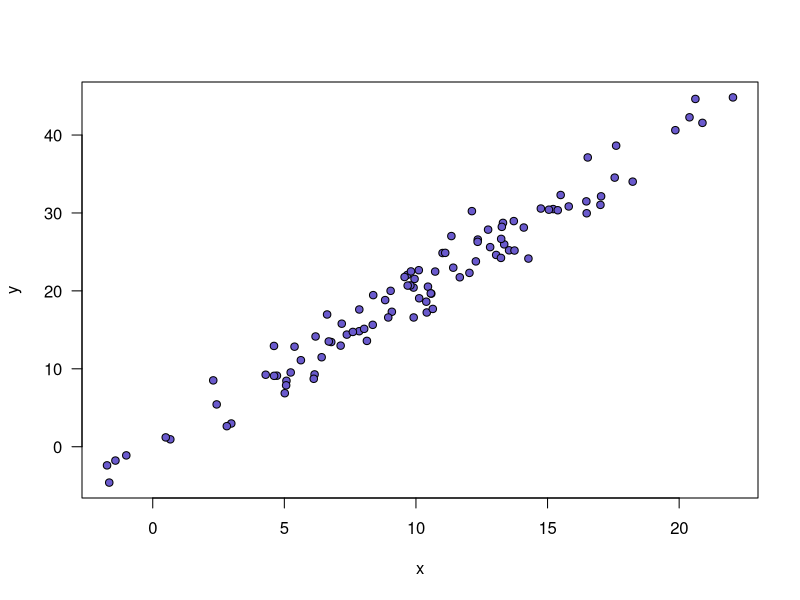

R code for this plot: (Note: this script raises an error after producing the figure.)
## ---- chunk 1
x <- rnorm(100, 10, 5)
y <- 2*x + rnorm(100, 0, 2)
## ---- chunk 2
plot(x, y, pch=21, bg="slateblue", las=1)
## ---- chunk 3
out <- lm(y ~ x)
summary(out)
## ---- chunk 4
coef_tab <- summary(out)$coef
kable(summary(out)$coef, format="html",
      digits=2)
## ---- chunk 5
library(xtable)
tab <- xtable(coef_tab, digits=c(0, 2, 2, 1, 3))
print(tab, type="html")
## ---- chunk 6
sessionInfo()
